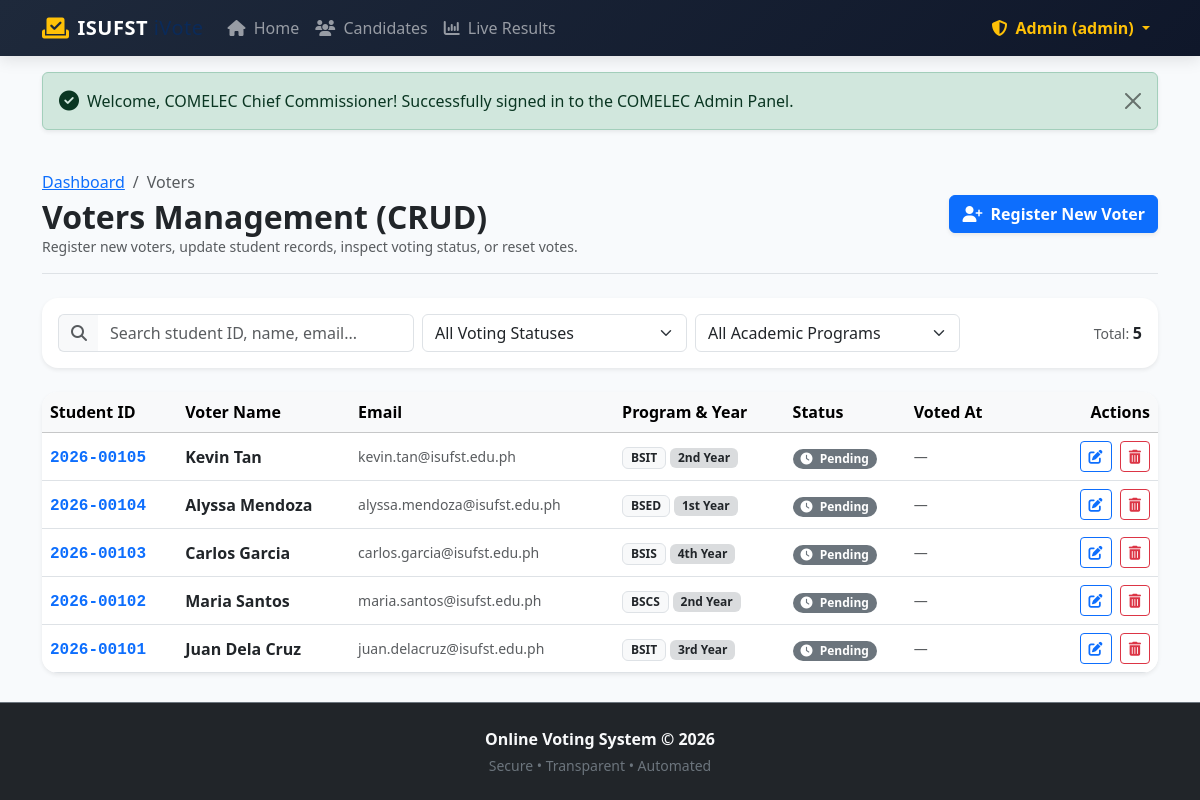
Page /admin/voters.php (signed in) on the committed database.
### tables this page shows
CREATE TABLE `voters` (
  `id` INT(11) NOT NULL AUTO_INCREMENT,
  `voter_id` VARCHAR(50) NOT NULL UNIQUE COMMENT 'Student Identification Number',
  `first_name` VARCHAR(50) NOT NULL,
  `last_name` VARCHAR(50) NOT NULL,
  `email` VARCHAR(100) NOT NULL UNIQUE,
  `password` VARCHAR(255) NOT NULL,
  `course` VARCHAR(50) NOT NULL DEFAULT 'BSIT',
  `year_level` VARCHAR(20) NOT NULL DEFAULT '1st Year',
  `has_voted` TINYINT(1) NOT NULL DEFAULT 0,
  `voted_at` DATETIME DEFAULT NULL,
  `created_at` TIMESTAMP DEFAULT CURRENT_TIMESTAMP,
  PRIMARY KEY (`id`)
);

### includes/crud_functions.php (called while the page is built, shortened)
<?php
function get_all_voters($pdo, $status = 'all', $course = 'all') {
    $sql = "SELECT * FROM voters WHERE 1=1";
    $params = [];
    $sql .= " ORDER BY id DESC";
    $stmt = $pdo->prepare($sql);
    $stmt->execute($params);
    return $stmt->fetchAll();
}

### admin/voters.php (the view, shortened to what this page needs)
<?php
require_once __DIR__ . '/auth_check.php';
$status_filter = $_GET['status'] ?? 'all';
$course_filter = $_GET['course'] ?? 'all';
$voters = get_all_voters($pdo, $status_filter, $course_filter);
include __DIR__ . '/../includes/header.php';
include __DIR__ . '/../includes/navbar.php';
include __DIR__ . '/../includes/alerts.php';
?>
<main class="py-4">
    <div class="container">
        <div class="d-flex flex-column flex-md-row justify-content-between align-items-md-center gap-3 mb-4 pb-3 border-bottom">
            <div>
                <nav aria-label="breadcrumb">
                    <ol class="breadcrumb mb-1 small">
                        <li class="breadcrumb-item"><a href="index.php">Dashboard</a></li>
                        <li class="breadcrumb-item active">Voters</li>
                    </ol>
                </nav>
                <h2 class="fw-bold mb-0 text-dark">Voters Management (CRUD)</h2>
                <div class="text-muted small">Register new voters, update student records, inspect voting status, or reset votes.</div>
            </div>
            <div>
                <button type="button" class="btn btn-primary fw-semibold shadow-sm" data-bs-toggle="modal" data-bs-target="#createVoterModal">
                    <i class="fa-solid fa-user-plus me-1"></i> Register New Voter
                </button>
            </div>
        </div>
        <div class="card border-0 shadow-sm rounded-4 mb-4 bg-white">
            <div class="card-body p-3">
                <form method="GET" action="voters.php">
                    <div class="row g-2 align-items-center">
                        <div class="col-md-4">
                            <div class="input-group">
                                <span class="input-group-text bg-light border-end-0"><i class="fa-solid fa-magnifying-glass text-muted"></i></span>
                                <input type="text" class="form-control border-start-0 table-search-input" data-target-table="votersTable" placeholder="Search student ID, name, email...">
                            </div>
                        </div>
                        <div class="col-md-3">
                            <select name="status" class="form-select" onchange="this.form.submit()">
                                <option value="all" <?php echo $status_filter === 'all' ? 'selected' : ''; ?>>All Voting Statuses</option>
                            </select>
                        </div>
                        <div class="col-md-3">
                            <select name="course" class="form-select" onchange="this.form.submit()">
                                <option value="all">All Academic Programs</option>
                            </select>
                        </div>
                        <div class="col-md-2 text-md-end text-muted small">
                            Total: <strong class="text-dark fs-6"><?php echo count($voters); ?></strong>
                        </div>
                    </div>
                </form>
            </div>
        </div>
        <div class="card border-0 shadow-sm rounded-4 overflow-hidden bg-white">
            <div class="card-body p-0">
                <div class="table-responsive">
                    <table class="table table-hover align-middle mb-0" id="votersTable">
                        <thead class="table-light">
                            <tr>
                                <th>Student ID</th>
                                <th>Voter Name</th>
                                <th>Email</th>
                                <th>Program &amp; Year</th>
                                <th>Status</th>
                                <th>Voted At</th>
                                <th class="text-end" style="width: 150px;">Actions</th>
                            </tr>
                        </thead>
                        <tbody>
                            <?php if (empty($voters)): ?>
                                <tr>
                                    <td colspan="7" class="text-center py-5 text-muted">
                                        <i class="fa-solid fa-users-slash fa-3x mb-2 d-block"></i>
                                        No registered voters match the selected filter.
                                    </td>
                                </tr>
                            <?php else: ?>
                                <?php foreach ($voters as $v):
                                    $voter_name = htmlspecialchars($v['first_name'] . ' ' . $v['last_name']);
                                ?>
                                    <tr>
                                        <td>
                                            <span class="font-monospace fw-bold text-primary"><?php echo htmlspecialchars($v['voter_id']); ?></span>
                                        </td>
                                        <td>
                                            <strong class="text-dark"><?php echo $voter_name; ?></strong>
                                        </td>
                                        <td class="small text-muted">
                                            <?php echo htmlspecialchars($v['email']); ?>
                                        </td>
                                        <td>
                                            <span class="badge bg-light text-dark border"><?php echo htmlspecialchars($v['course']); ?></span>
                                            <span class="badge bg-secondary bg-opacity-25 text-dark"><?php echo htmlspecialchars($v['year_level']); ?></span>
                                        </td>
                                        <td>
                                            <?php if ($v['has_voted']): ?>
                                                <span class="badge bg-success rounded-pill px-2 py-1">
                                                    <i class="fa-solid fa-check me-1"></i> Voted
                                                </span>
                                            <?php else: ?>
                                                <span class="badge bg-secondary rounded-pill px-2 py-1">
                                                    <i class="fa-solid fa-clock me-1"></i> Pending
                                                </span>
                                            <?php endif; ?>
                                        </td>
                                        <td class="small text-muted">
                                            <?php echo $v['voted_at'] ? date('M d, Y h:i A', strtotime($v['voted_at'])) : '&mdash;'; ?>
                                        </td>
                                        <td class="text-end">
                                            <button type="button" class="btn btn-sm btn-outline-primary me-1"
                                                    data-bs-toggle="modal"
                                                    data-bs-target="#editVoterModal_<?php echo $v['id']; ?>" title="Edit">
                                                <i class="fa-solid fa-pen-to-square"></i>
                                            </button>
                                            <form method="POST" action="voters.php" class="d-inline"
                                                  onsubmit="return confirm('Are you sure you want to delete voter \'<?php echo htmlspecialchars(addslashes($voter_name)); ?>\'?');">
                                                <button type="submit" class="btn btn-sm btn-outline-danger" title="Delete">
                                                    <i class="fa-solid fa-trash-can"></i>
                                                </button>
                                            </form>
                                        </td>
                                    </tr>
                                <?php endforeach; ?>
                            <?php endif; ?>
                        </tbody>
                    </table>
                </div>
            </div>
        </div>
    </div>
</main>
<?php include __DIR__ . '/../includes/footer.php'; ?>

### assets/css/style.css (style rules this page uses)
:root { --primary-color: #2563eb; --primary-hover: #1d4ed8; --secondary-color: #0f172a; --accent-color: #06b6d4; --success-color: #10b981; --bg-light: #f8fafc; --card-border: #e2e8f0; }
body { font-family: 'Segoe UI', system-ui, -apple-system, sans-serif; background-color: var(--bg-light); color: #334155; min-height: 100vh; display: flex; flex-direction: column; }
main { flex: 1; }

### rows in the picture
voters: voter "2026-00105", voter_name "Kevin Tan", email "kevin.tan@isufst.edu.ph", course "BSIT", year_level "2nd Year", has_voted 0 (drawn)
voters: voter "2026-00104", voter_name "Alyssa Mendoza", email "alyssa.mendoza@isufst.edu.ph", course "BSED", year_level "1st Year", has_voted 0 (drawn)
voters: voter "2026-00103", voter_name "Carlos Garcia", email "carlos.garcia@isufst.edu.ph", course "BSIS", year_level "4th Year", has_voted 0 (drawn)
voters: voter "2026-00102", voter_name "Maria Santos", email "maria.santos@isufst.edu.ph", course "BSCS", year_level "2nd Year", has_voted 0 (drawn)
voters: voter "2026-00101", voter_name "Juan Dela Cruz", email "juan.delacruz@isufst.edu.ph", course "BSIT", year_level "3rd Year", has_voted 0 (drawn)

### other values in the picture
$_SESSION['admin_username'] "admin"
$message "Welcome, COMELEC Chief Commissioner! Successfully signed in to the COMELEC Admin Panel."
count($voters) "5"
